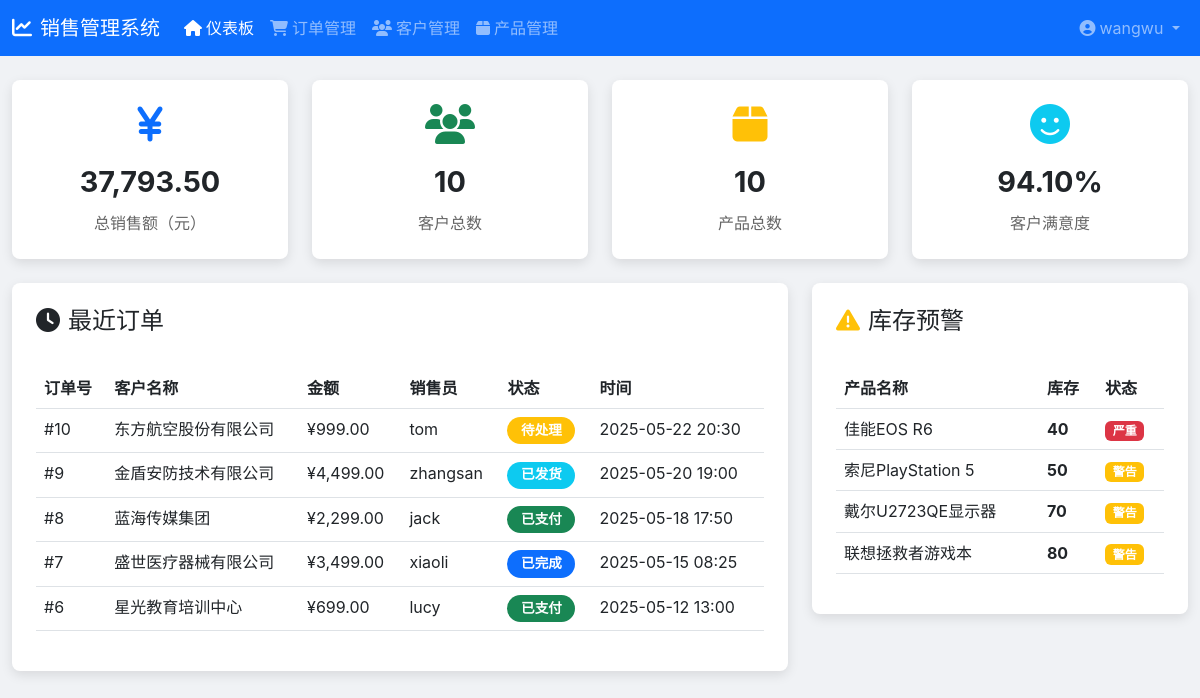
The app's page /public/dashboard.php (signed in) with its own data.
### tables this page shows
CREATE TABLE IF NOT EXISTS sales_orders (
    id INT AUTO_INCREMENT PRIMARY KEY COMMENT '订单ID',
    customer_id INT NOT NULL COMMENT '关联客户ID',
    user_id INT NOT NULL COMMENT '负责销售的员工ID',
    total_amount DECIMAL(12, 2) NOT NULL COMMENT '订单总金额',
    status ENUM(
        'pending',
        'paid',
        'shipped',
        'completed',
        'cancelled'
    ) DEFAULT 'pending' COMMENT '订单状态: 
        pending-待处理, 
        paid-已付款, 
        shipped-已发货, 
        completed-已完成, 
        cancelled-已取消',
    created_at TIMESTAMP DEFAULT CURRENT_TIMESTAMP COMMENT '下单时间',
    FOREIGN KEY (customer_id) REFERENCES customers(id),
    FOREIGN KEY (user_id) REFERENCES users(id)
) COMMENT = '销售订单主表';

CREATE TABLE IF NOT EXISTS customers (
    id INT AUTO_INCREMENT PRIMARY KEY COMMENT '客户ID',
    name VARCHAR(255) NOT NULL COMMENT '客户公司全称',
    industry VARCHAR(100) COMMENT '所属行业',
    region VARCHAR(100) COMMENT '所在地区',
    contact VARCHAR(100) COMMENT '联系人姓名',
    phone VARCHAR(50) COMMENT '联系电话',
    email VARCHAR(100) COMMENT '联系邮箱',
    level ENUM('A', 'B', 'C') DEFAULT 'C' COMMENT '客户等级: A-重点客户, B-普通客户, C-潜在客户',
    created_at TIMESTAMP DEFAULT CURRENT_TIMESTAMP COMMENT '创建时间'
) COMMENT = '客户基本信息表';

CREATE TABLE IF NOT EXISTS users (
    id INT AUTO_INCREMENT PRIMARY KEY COMMENT '主键ID',
    username VARCHAR(100) NOT NULL UNIQUE COMMENT '登录账号(唯一)',
    password VARCHAR(255) NOT NULL COMMENT '加密后的密码',
    role ENUM('admin', 'manager', 'sales') DEFAULT 'sales' COMMENT '角色: admin-管理员, manager-经理, sales-销售',
    created_at TIMESTAMP DEFAULT CURRENT_TIMESTAMP COMMENT '创建时间'
) COMMENT = '系统用户表(存储登录账号和权限信息)';

CREATE TABLE IF NOT EXISTS products (
    id INT AUTO_INCREMENT PRIMARY KEY COMMENT '产品ID',
    name VARCHAR(255) NOT NULL COMMENT '产品名称',
    category VARCHAR(100) COMMENT '产品分类',
    price DECIMAL(10, 2) NOT NULL COMMENT '销售价格',
    cost DECIMAL(10, 2) COMMENT '成本价格',
    stock INT DEFAULT 0 COMMENT '当前库存',
    created_at TIMESTAMP DEFAULT CURRENT_TIMESTAMP COMMENT '创建时间'
) COMMENT = '产品信息及库存管理表';

### public/dashboard.php (the view, shortened to what this page needs)
<?php
try {
    $mysqli = new mysqli(DB_HOST, DB_USER, DB_PASS, DB_NAME);
    $mysqli->set_charset("utf8mb4");
    $mysqli->query("SET SESSION sql_mode = 'STRICT_ALL_TABLES'");
} catch (Exception $e) {
    die("连接失败: " . $e->getMessage());
}
$stats = array();
$result = $mysqli->query("SELECT SUM(total_amount) as total FROM sales_orders WHERE status != 'cancelled'");
$row = $result->fetch_assoc();
$stats['total_sales'] = number_format($row['total'], 2);
$result = $mysqli->query("SELECT COUNT(*) as total FROM customers");
$row = $result->fetch_assoc();
$stats['total_customers'] = $row['total'];
$result = $mysqli->query("SELECT COUNT(*) as total FROM products");
$row = $result->fetch_assoc();
$stats['total_products'] = $row['total'];
$result = $mysqli->query("SELECT value FROM kpi_metrics WHERE metric_name = '客户满意度' ORDER BY collected_at DESC LIMIT 1");
$row = $result->fetch_assoc();
$stats['satisfaction'] = $row['value'];
$result = $mysqli->query("
    SELECT o.*, c.name as customer_name, u.username as sales_person
    FROM sales_orders o
    JOIN customers c ON o.customer_id = c.id
    JOIN users u ON o.user_id = u.id
    ORDER BY o.created_at DESC
    LIMIT 5
");
$recent_orders = array();
while ($row = $result->fetch_assoc()) {
    $recent_orders[] = $row;
}
$result = $mysqli->query("
    SELECT *
    FROM products
    WHERE stock < 100
    ORDER BY stock ASC
");
$low_stock = array();
while ($row = $result->fetch_assoc()) {
    $low_stock[] = $row;
}
?>
<!DOCTYPE html>
<html lang="zh-CN">
<head>
    <link href="https://cdn.bootcdn.net/ajax/libs/twitter-bootstrap/5.3.0/css/bootstrap.min.css" rel="stylesheet">
    <link href="https://cdn.bootcdn.net/ajax/libs/font-awesome/6.4.0/css/all.min.css" rel="stylesheet">
</head>
<body>
    <nav class="navbar navbar-expand-lg navbar-dark bg-primary">
        <div class="container-fluid">
            <a class="navbar-brand" href="#">
                <i class="fas fa-chart-line me-2"></i>销售管理系统
            </a>
            <div class="collapse navbar-collapse" id="navbarNav">
                <ul class="navbar-nav me-auto">
                    <li class="nav-item">
                        <a class="nav-link active" href="#"><i class="fas fa-home me-1"></i>仪表板</a>
                    </li>
                    <li class="nav-item">
                        <a class="nav-link" href="#"><i class="fas fa-shopping-cart me-1"></i>订单管理</a>
                    </li>
                    <li class="nav-item">
                        <a class="nav-link" href="#"><i class="fas fa-users me-1"></i>客户管理</a>
                    </li>
                    <li class="nav-item">
                        <a class="nav-link" href="#"><i class="fas fa-box me-1"></i>产品管理</a>
                    </li>
                </ul>
                <div class="navbar-nav">
                    <div class="nav-item dropdown">
                        <a class="nav-link dropdown-toggle" href="#" id="navbarDropdown" role="button" data-bs-toggle="dropdown">
                            <i class="fas fa-user-circle me-1"></i><?php echo htmlspecialchars($_SESSION['username']); ?>
                        </a>
                    </div>
                </div>
            </div>
        </div>
    </nav>
    <div class="container-fluid py-4">
        <div class="row g-4 mb-4">
            <div class="col-md-3">
                <div class="dashboard-card stat-card">
                    <i class="fas fa-yen-sign text-primary"></i>
                    <div class="stat-value"><?php echo $stats['total_sales']; ?></div>
                    <div class="stat-title">总销售额（元）</div>
                </div>
            </div>
            <div class="col-md-3">
                <div class="dashboard-card stat-card">
                    <i class="fas fa-users text-success"></i>
                    <div class="stat-value"><?php echo $stats['total_customers']; ?></div>
                    <div class="stat-title">客户总数</div>
                </div>
            </div>
            <div class="col-md-3">
                <div class="dashboard-card stat-card">
                    <i class="fas fa-box text-warning"></i>
                    <div class="stat-value"><?php echo $stats['total_products']; ?></div>
                    <div class="stat-title">产品总数</div>
                </div>
            </div>
            <div class="col-md-3">
                <div class="dashboard-card stat-card">
                    <i class="fas fa-smile text-info"></i>
                    <div class="stat-value"><?php echo $stats['satisfaction']; ?>%</div>
                    <div class="stat-title">客户满意度</div>
                </div>
            </div>
        </div>
        <div class="row g-4">
            <div class="col-lg-8">
                <div class="dashboard-card p-4">
                    <h4 class="mb-4"><i class="fas fa-clock me-2"></i>最近订单</h4>
                    <div class="table-responsive">
                        <table class="table table-hover">
                            <thead>
                                <tr>
                                    <th>订单号</th>
                                    <th>客户名称</th>
                                    <th>金额</th>
                                    <th>销售员</th>
                                    <th>状态</th>
                                    <th>时间</th>
                                </tr>
                            </thead>
                            <tbody>
                                <?php foreach ($recent_orders as $order): ?>
                                <tr>
                                    <td>#<?php echo $order['id']; ?></td>
                                    <td><?php echo htmlspecialchars($order['customer_name']); ?></td>
                                    <td>¥<?php echo number_format($order['total_amount'], 2); ?></td>
                                    <td><?php echo htmlspecialchars($order['sales_person']); ?></td>
                                    <td>
                                        <?php
                                        $status_class = array(
                                            'paid' => 'success',
                                            'pending' => 'warning',
                                            'shipped' => 'info',
                                            'completed' => 'primary',
                                            'cancelled' => 'danger'
                                        )[$order['status']];
                                        $status_text = array(
                                            'paid' => '已支付',
                                            'pending' => '待处理',
                                            'shipped' => '已发货',
                                            'completed' => '已完成',
                                            'cancelled' => '已取消'
                                        )[$order['status']];
                                        ?>
                                        <span class="badge bg-<?php echo $status_class; ?> status-badge">
                                            <?php echo $status_text; ?>
                                        </span>
                                    </td>
                                    <td><?php echo date('Y-m-d H:i', strtotime($order['created_at'])); ?></td>
                                </tr>
                                <?php endforeach; ?>
                            </tbody>
                        </table>
                    </div>
                </div>
            </div>
            <div class="col-lg-4">
                <div class="dashboard-card p-4">
                    <h4 class="mb-4"><i class="fas fa-exclamation-triangle text-warning me-2"></i>库存预警</h4>
                    <div class="table-responsive">
                        <table class="table">
                            <thead>
                                <tr>
                                    <th>产品名称</th>
                                    <th>库存</th>
                                    <th>状态</th>
                                </tr>
                            </thead>
                            <tbody>
                                <?php foreach ($low_stock as $product): ?>
                                <tr>
                                    <td><?php echo htmlspecialchars($product['name']); ?></td>
                                    <td class="stock-warning"><?php echo $product['stock']; ?></td>
                                    <td>
                                        <?php if ($product['stock'] < 50): ?>
                                        <span class="badge bg-danger">严重</span>
                                        <?php else: ?>
                                        <span class="badge bg-warning">警告</span>
                                        <?php endif; ?>
                                    </td>
                                </tr>
                                <?php endforeach; ?>
                            </tbody>
                        </table>
                    </div>
                </div>
            </div>
        </div>
    </div>
</body>
</html>

### public/dashboard.php (style rules this page uses)
:root { --primary-color: #1890ff; --success-color: #52c41a; --warning-color: #faad14; --danger-color: #ff4d4f; --card-shadow: 0 4px 12px rgba(0, 0, 0, 0.1); }
body { background-color: #f0f2f5; font-family: -apple-system, BlinkMacSystemFont, "Segoe UI", Roboto, "Helvetica Neue", Arial, "Noto Sans", sans-serif; }
.dashboard-card { background: white; border-radius: 8px; box-shadow: var(--card-shadow); transition: all 0.3s ease; }
.stat-card { padding: 24px; text-align: center; }
.stat-card i { font-size: 2.5rem; margin-bottom: 1rem; }
.stat-card .stat-value { font-size: 1.8rem; font-weight: bold; margin-bottom: 0.5rem; }
.stat-card .stat-title { color: #666; font-size: 1rem; }
.table-responsive { margin-top: 2rem; }
.status-badge { padding: 0.5em 1em; border-radius: 20px; font-size: 0.85em; }
.stock-warning { color: var(--warning-color); font-weight: bold; }

### records on screen
sales_orders: id "10", customer.name "东方航空股份有限公司", total_amount "999.00", user.username "tom", status "待处理", created_at "2025-05-22 20:30"
sales_orders: id "9", customer.name "金盾安防技术有限公司", total_amount "4,499.00", user.username "zhangsan", status "已发货", created_at "2025-05-20 19:00"
sales_orders: id "8", customer.name "蓝海传媒集团", total_amount "2,299.00", user.username "jack", status "已支付", created_at "2025-05-18 17:50"
sales_orders: id "7", customer.name "盛世医疗器械有限公司", total_amount "3,499.00", user.username "xiaoli", status "已完成", created_at "2025-05-15 08:25"
sales_orders: id "6", customer.name "星光教育培训中心", total_amount "699.00", user.username "lucy", status "已支付", created_at "2025-05-12 13:00"
products: name "佳能EOS R6", stock "40", shows "严重"
products: name "索尼PlayStation 5", stock "50", shows "警告"
products: name "戴尔U2723QE显示器", stock "70", shows "警告"
products: name "联想拯救者游戏本", stock "80", shows "警告"

### other values on screen
$_SESSION['username'] "wangwu"
$stats['total_sales'] "37,793.50"
$stats['total_customers'] "10"
$stats['total_products'] "10"
$stats['satisfaction'] "94.10"
